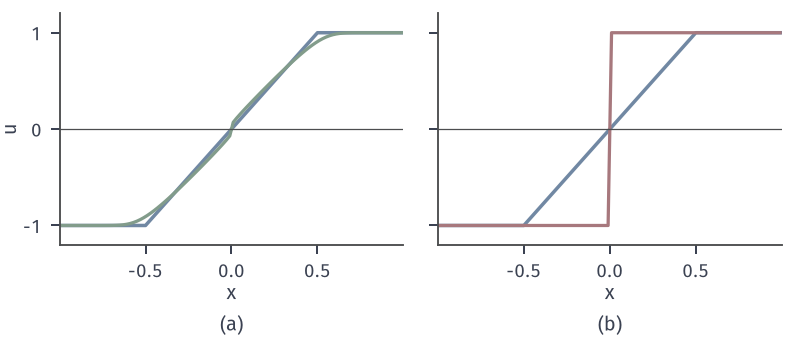

The script that drew this image:
from pathlib import Path
import sys
HERE = Path(__file__).resolve().parent
sys.path.insert(0, str(HERE.parent/"pdenum-common"))
from pdenum_fig import *
# Riemann data -1,1 at T=0.5: Godunov approaches the rarefaction; Roe keeps the expansion shock.
n = 100; h = 2/n; x = -1+(np.arange(n)+.5)*h; lam = .5; T = .5; N = round(T/(lam*h)); U0 = np.where(x < 0, -1., 1.)
A = U0.copy(); B = U0.copy()
for _ in range(N): A = fv_step(A, lam, godunov); B = fv_step(B, lam, roe)
X = np.linspace(-1, 1, 1001); ex = np.clip(X/T, -1, 1)
fig, axes = figure(width_mm=112, height_mm=48, ncols=2, sharey=True)
panel(fig, left=.075, wspace=.1, bottom=.28)
for ax, U, c in zip(axes, (A, B), (GREEN, RED)):
    ax.plot(X, ex, color=BLUE, lw=1.4); ax.plot(x, U, color=c, lw=1.3); ax.axhline(0, color=STROKE, lw=.5)
    ax.set_xlim(-1, 1); ax.set_xticks([-.5, 0, .5]); ax.set_xlabel('$x$', labelpad=1)
axes[0].set_ylim(-1.2, 1.2); axes[0].set_yticks([-1, 0, 1]); axes[0].set_ylabel('$u$', labelpad=1); tags(fig, axes)
save(fig, HERE, 'figure', {'T': T, 'godunov_L1': float(h*np.sum(np.abs(A-np.clip(x/T, -1, 1)))), 'roe_L1': float(h*np.sum(np.abs(B-np.clip(x/T, -1, 1))))})
print(h*np.sum(np.abs(A-np.clip(x/T, -1, 1))), h*np.sum(np.abs(B-np.clip(x/T, -1, 1))))
